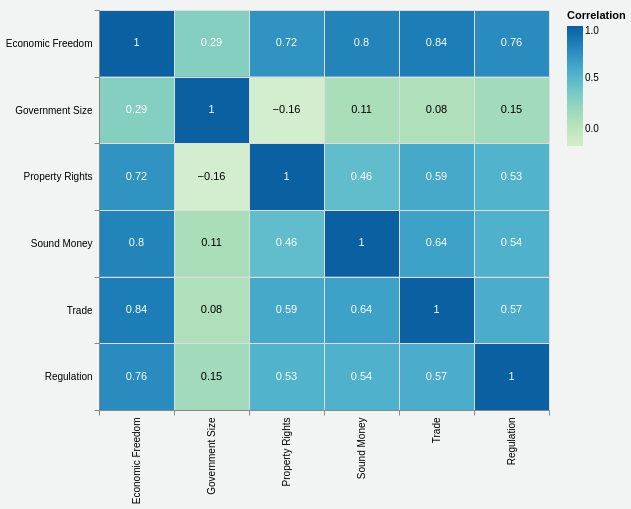

The specification (Vega-Lite) saved for this image:
### Vega-Lite specification from a JSON file in a GitHub repository (floating-point values rounded to 4 significant figures)
{"$schema": "https://vega.github.io/schema/vega-lite/v5.json", "width": 450, "height": 400, "background": "#F2F4F4", "data": {"values": [{"fst_factor": "Economic Freedom", "scnd_factor": "Economic Freedom", "correlation": 1.0}, {"fst_factor": "Economic Freedom", "scnd_factor": "Government Size", "correlation": 0.29}, {"fst_factor": "Economic Freedom", "scnd_factor": "Property Rights", "correlation": 0.72}, {"fst_factor": "Economic Freedom", "scnd_factor": "Sound Money", "correlation": 0.8}, {"fst_factor": "Economic Freedom", "scnd_factor": "Trade", "correlation": 0.84}, {"fst_factor": "Economic Freedom", "scnd_factor": "Regulation", "correlation": 0.76}, {"fst_factor": "Government Size", "scnd_factor": "Economic Freedom", "correlation": 0.29}, {"fst_factor": "Government Size", "scnd_factor": "Government Size", "correlation": 1.0}, {"fst_factor": "Government Size", "scnd_factor": "Property Rights", "correlation": -0.16}, {"fst_factor": "Government Size", "scnd_factor": "Sound Money", "correlation": 0.11}, {"fst_factor": "Government Size", "scnd_factor": "Trade", "correlation": 0.08}, {"fst_factor": "Government Size", "scnd_factor": "Regulation", "correlation": 0.15}, {"fst_factor": "Property Rights", "scnd_factor": "Economic Freedom", "correlation": 0.72}, {"fst_factor": "Property Rights", "scnd_factor": "Government Size", "correlation": -0.16}, {"fst_factor": "Property Rights", "scnd_factor": "Property Rights", "correlation": 1.0}, {"fst_factor": "Property Rights", "scnd_factor": "Sound Money", "correlation": 0.46}, {"fst_factor": "Property Rights", "scnd_factor": "Trade", "correlation": 0.59}, {"fst_factor": "Property Rights", "scnd_factor": "Regulation", "correlation": 0.53}, {"fst_factor": "Sound Money", "scnd_factor": "Economic Freedom", "correlation": 0.8}, {"fst_factor": "Sound Money", "scnd_factor": "Government Size", "correlation": 0.11}, {"fst_factor": "Sound Money", "scnd_factor": "Property Rights", "correlation": 0.46}, {"fst_factor": "Sound Money", "scnd_factor": "Sound Money", "correlation": 1.0}, {"fst_factor": "Sound Money", "scnd_factor": "Trade", "correlation": 0.64}, {"fst_factor": "Sound Money", "scnd_factor": "Regulation", "correlation": 0.54}, {"fst_factor": "Trade", "scnd_factor": "Economic Freedom", "correlation": 0.84}, {"fst_factor": "Trade", "scnd_factor": "Government Size", "correlation": 0.08}, {"fst_factor": "Trade", "scnd_factor": "Property Rights", "correlation": 0.59}, {"fst_factor": "Trade", "scnd_factor": "Sound Money", "correlation": 0.64}, {"fst_factor": "Trade", "scnd_factor": "Trade", "correlation": 1.0}, {"fst_factor": "Trade", "scnd_factor": "Regulation", "correlation": 0.57}, {"fst_factor": "Regulation", "scnd_factor": "Economic Freedom", "correlation": 0.76}, {"fst_factor": "Regulation", "scnd_factor": "Government Size", "correlation": 0.15}, {"fst_factor": "Regulation", "scnd_factor": "Property Rights", "correlation": 0.53}, {"fst_factor": "Regulation", "scnd_factor": "Sound Money", "correlation": 0.54}, {"fst_factor": "Regulation", "scnd_factor": "Trade", "correlation": 0.57}, {"fst_factor": "Regulation", "scnd_factor": "Regulation", "correlation": 1.0}]}, "encoding": {"x": {"field": "fst_factor", "title": null, "type": "nominal", "sort": ["Economic Freedom", "Government Size", "Property Rights", "Sound Money", "Trade", "Regulation"]}, "y": {"field": "scnd_factor", "title": null, "type": "nominal", "sort": ["Economic Freedom", "Government Size", "Property Rights", "Sound Money", "Trade", "Regulation"]}}, "layer": [{"mark": "rect", "encoding": {"color": {"field": "correlation", "type": "quantitative", "title": "Correlation", "scale": {"scheme": "greenblue"}, "legend": {"direction": "vertical", "gradientLength": 120}}}}, {"mark": "text", "encoding": {"text": {"field": "correlation", "type": "quantitative"}, "color": {"condition": {"test": "datum['correlation'] < 0.2", "value": "black"}, "value": "white"}}}], "config": {"axis": {"grid": true, "tickBand": "extent"}}}
